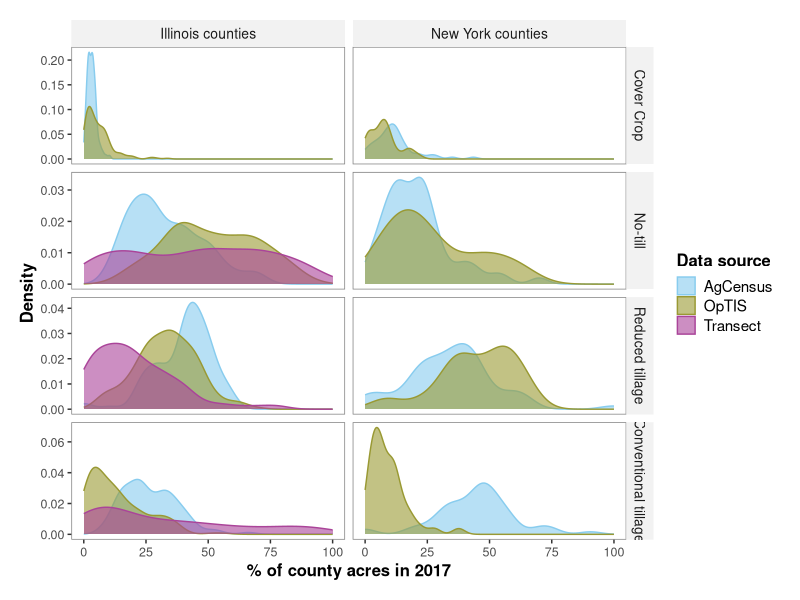
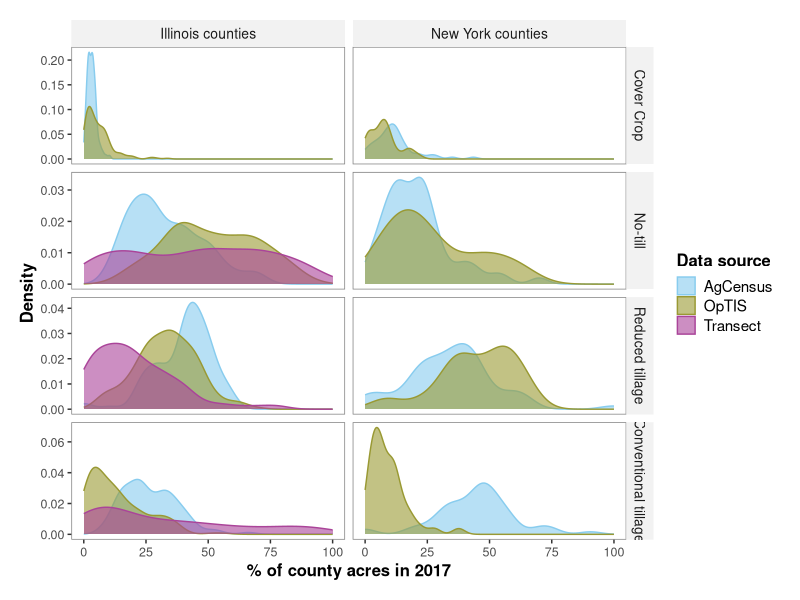

The R source for these figures, in order:

# NY counties (fips) = Genesee (36037), Wyoming (36121), Livingston (36051) 
# IL counties (fips) = Ford (17053), Livingston (17105), Macoupin (17117), Montgomery (17135)

# here we pull together optis, us census of agriculture (via carpe), and il tillage transect 
# survey data for these counties

# script started 6/13/2024 by Bonnie McGill

library(ggplot2)
library(tidyverse)

se <- function(x) sd(x) / sqrt(length(x))


###### 1) prepare the data

# load and prep optis data
# prepped from other scripts in this repo
optny <- read.csv("data/optis/datny_cleanlong.csv")
optny$state <- rep("New York", nrow(optny))
optny <- optny[,c(7, 1:3,5,6)]

optil <- read.csv("data/optis/datil_cleanlong.csv")
optil <- optil[,c(1,2,4,5,8,9)]
optil$state <- rep("Illinois", nrow(optil))

opt <- bind_rows(optny, optil)
rm(optil, optny)
opt$source <- rep("OpTIS", nrow(opt))
# unique(opt$crop_name)  #  "Soybeans" "Corn" 
y <- unique(opt[c("county", "state")])
nrow(y[y$state=="New York",])
nrow(y[y$state=="Illinois",])

# census data
# came from spreadsheet in /CLM-19 FFAR GHG - General / Results / carpe adoption data
cens <- read.csv("data/optis/CaRPE CC_NT_RT 2017_2022_NY and IL all counties.csv")
# note CaRPE refers to conventional tillage as intensive tillage, changing it to CT here:
colnames(cens) <- c("year", "state", "county", "perc_cc", "perc_nt", "perc_rt", "perc_ct")
cens$source <- rep("AgCensus", nrow(cens))
cens <- pivot_longer(cens, cols=c(perc_cc, perc_nt, perc_rt, perc_ct), names_to="variable", values_to="value")
# Census data are for all cropland, not by crop like the other data sources
# Want to plot census data with corn and soybean crops
# make a copy of census label one as corn and one as soybeans so they get plotted in those facets
cens$crop_name <- rep("Soybeans", nrow(cens))
cens <- cens[,c(2,3,1,7,5,6,4)]
censb <- cens
censb$crop_name <- rep("Corn", nrow(censb))
cens <- bind_rows(cens, censb)
rm(censb)

# fix county names to match optis
cens$county <- ifelse(cens$county == "Du Page", "DuPage",
                      ifelse(cens$county == "De Kalb", "DeKalb",
                             ifelse(cens$county == "De Witt", "DeWitt",
                                    ifelse(cens$county == "La Salle", "LaSalle",
                                           ifelse(cens$county == "Mcdonough", "McDonough",
                                                  ifelse(cens$county == "Mchenry", "McHenry",
                                                         ifelse(cens$county =="Mclean", "McLean",
                                                                ifelse(cens$county == "St Clair", "St. Clair", cens$county))))))))

# tillage transect data
till <- read.csv("data/optis/Illinois tillage transect survey data 2015-2018_all counties.csv")
# came from spreadsheet in /CLM-19 FFAR GHG - General / Results / IL tillage transect data
# as.data.frame(names(till))
till <- filter(till, !County=="Total")
# note the "%" symbol doesn't come through into R but these aren't acres these are %s:
till <- till[,c(1,2,4,9,12,15,18)]
colnames(till) <- c("year", "crop_name", "county", "perc_nt", "perc_mt", "perc_rt", "perc_ct")
till$source <- rep("Transect", nrow(till))
till$perc_nt <- as.numeric(till$perc_nt)
till$perc_mt <- as.numeric(till$perc_mt)
till$perc_rt <- as.numeric(till$perc_rt)
till$perc_ct <- as.numeric(till$perc_ct)
# according to the definitions of residue cover, fields categorized as "mulch till" in 
# transect data would correspond to "no till" in OpTIS data
# sum no till and mulch till for new "no till"
till$perc_nt <- till$perc_nt + till$perc_mt
# remove mulch till
till$perc_mt <- NULL
till <- pivot_longer(till, cols=c(perc_nt, perc_rt, perc_ct), names_to="variable", values_to="value")
till$state <- rep("Illinois", nrow(till))
till <- till[,c(7,3,1,2,5,6,4)]
unique(till$crop_name)
till$crop_name <- ifelse(till$crop_name=="corn", "Corn", "Soybeans")
unique(till$county)

till$county <- ifelse(till$county=="JoDaviess", "Jo Daviess",
                      ifelse(till$county== "St Clair", "St. Clair",
                             ifelse(till$county== "StClair", "St. Clair",
                             ifelse(till$county=="RockIsland", "Rock Island", till$county))))

dat <- bind_rows(cens,opt,till)
rm(cens,opt,till)

x <- unique(dat[c("county", "state")])
nrow(x[x$state=="Illinois",])
nrow(x[x$state=="New York",])

# dat$crop_source <- paste0(dat$crop_name, " ", dat$source)


dat$costate <- paste0(dat$county, " County, ", dat$state)

# align optis data (crop year 2018) with agcensus calendar year
dat$cc_year <- ifelse(dat$source=="OpTIS" & dat$variable=="perc_cc", dat$year-1, dat$year)


###### 2) make 2017 density plot

windows(xpinch=200, ypinch=200, width=5, height=5)


ggplot(dat=dat[dat$cc_year==2017,], aes(x=value)) +
  geom_density(aes(color=source, fill=source), alpha=0.6) +  
  scale_color_manual(breaks = c("AgCensus", "OpTIS", "Transect"),
                      values=c("#88CCEE", "#999933", "#AA4499"),
                      name="Data source") +
  scale_fill_manual(breaks = c("AgCensus", "OpTIS", "Transect"),
                     values=c("#88CCEE", "#999933", "#AA4499"),
                     name="Data source") +
  facet_grid(rows=vars(factor(variable, levels=c("perc_cc", "perc_nt", "perc_rt", "perc_ct"))), 
             cols=vars(factor(state, levels=c("Illinois", "New York"))),
             labeller = as_labeller(
               c("perc_cc" = "Cover Crop", "perc_nt" = "No-till",
                 "perc_rt" = "Reduced tillage", "perc_ct" = "Conventional tillage",
                 "Illinois" = "Illinois counties", "New York" = "New York counties")),
             scales="free") +
  xlab("% of county acres in 2017") +
  ylab("Density") +
  theme(
    panel.grid.minor=element_blank(), 
    panel.grid.major=element_blank() ,
    axis.text=element_text(size=9),
    axis.title=element_text(size=12, face="bold"),
    panel.background = element_rect(fill = 'white') ,
    panel.border=element_rect(color="grey50", fill=NA, linewidth=0.5),
    strip.text=element_text(size=10),
    strip.background = element_rect(fill="gray95"),
    legend.text=element_text(size=11),
    legend.title=element_text(size=12, face="bold"),
    plot.margin = unit(c(0.5,0.5,0.5,0.5), "cm"),
    legend.key=element_rect(fill="white"),
    legend.key.size = unit(0.5, "cm")
  )	 

ggsave("plots/adoption/densities 2017_4 practices.png", width=8, height=7, dpi=300)




###### 3) Are these populations significantly different in 2017



ccny <- aov(value~source, data=dat[dat$cc_year==2017& dat$variable=="perc_cc" & dat$state=="New York",])
summary(ccny)
# Df Sum Sq Mean Sq F value  Pr(>F)   
# source        1    530   530.2   9.164 0.00288 **
#   Residuals   160   9257    57.9                   
# ---
#   Signif. codes:  0 ‘***’ 0.001 ‘**’ 0.01 ‘*’ 0.05 ‘.’ 0.1 ‘ ’ 1     
Tukoutccny <- TukeyHSD(ccny)
Tukoutccny
# $source
# diff       lwr       upr     p adj
# OpTIS-AgCensus -4.0674 -6.720897 -1.413903 0.0028775


ntny <- aov(value~source, data=dat[dat$year==2017& dat$variable=="perc_nt" & dat$state=="New York",])
summary(ntny)
# Df Sum Sq Mean Sq F value Pr(>F)  
# source        1   1248    1248   5.548 0.0197 *
#   Residuals   160  35998     225     
Tukoutntny <- TukeyHSD(ntny)
Tukoutntny
# $source
# diff       lwr      upr    p adj
# OpTIS-AgCensus 6.156159 0.9946732 11.31764 0.019711

rtny <- aov(value~source, data=dat[dat$year==2017& dat$variable=="perc_rt" & dat$state=="New York",])
summary(rtny)
# Df Sum Sq Mean Sq F value   Pr(>F)    
# source        1   3454    3454   11.74 0.000777 ***
#   Residuals   160  47068     294 
Tukoutrtny <- TukeyHSD(rtny)
Tukoutrtny
# $source
# diff      lwr      upr     p adj
# OpTIS-AgCensus 10.23998 4.337993 16.14197 0.0007773

ctny <- aov(value~source, data=dat[dat$year==2017& dat$variable=="perc_ct" & dat$state=="New York",])
summary(ctny)
# Df Sum Sq Mean Sq F value Pr(>F)    
# source        1  39277   39277   197.2 <2e-16 ***
#   Residuals   158  31472     199    
Tukoutctny <- TukeyHSD(ctny)
Tukoutctny
# $source
# diff       lwr       upr p adj
# OpTIS-AgCensus -35.0893 -40.02471 -30.15389     0



ccil <- aov(value~source, data=dat[dat$year==2017& dat$variable=="perc_cc" & dat$state=="Illinois",])
summary(ccil)
# Df Sum Sq Mean Sq F value  Pr(>F)    
# source        1    365   364.8   37.05 2.7e-09 ***
#   Residuals   400   3938     9.8 
Tukoutccil <- TukeyHSD(ccil)
Tukoutccil
# $source
# diff      lwr      upr p adj
# OpTIS-AgCensus 1.905365 1.289963 2.520767     0

ntil <- aov(value~source, data=dat[dat$year==2017& dat$variable=="perc_nt" & dat$state=="Illinois",])
summary(ntil)
# Df Sum Sq Mean Sq F value Pr(>F)    
# source        2  35345   17672   40.81 <2e-16 ***
#   Residuals   602 260708     433      
Tukoutntil <- TukeyHSD(ntil)
Tukoutntil
# $source
# diff        lwr        upr     p adj
# OpTIS-AgCensus    18.265003  13.411780 23.1182254 0.0000000
# Transect-AgCensus 12.421225   7.549656 17.2927947 0.0000000
# Transect-OpTIS    -5.843777 -10.727241 -0.9603137 0.0140791

rtil <- aov(value~source, data=dat[dat$year==2017& dat$variable=="perc_rt" & dat$state=="Illinois",])
summary(rtil)
# Df Sum Sq Mean Sq F value   Pr(>F)    
# source        1   3454    3454   11.74 0.000777 ***
#   Residuals   160  47068     294 
Tukoutrtil <- TukeyHSD(rtil)
Tukoutrtil
# $source
# diff       lwr        upr   p adj
# OpTIS-AgCensus     -6.851633  -9.99817  -3.705096 1.3e-06
# Transect-AgCensus -19.360389 -22.51882 -16.201957 0.0e+00
# Transect-OpTIS    -12.508755 -15.67490  -9.342613 0.0e+00

ctil <- aov(value~source, data=dat[dat$year==2017& dat$variable=="perc_ct" & dat$state=="Illinois",])
summary(ctil)
# Df Sum Sq Mean Sq F value Pr(>F)    
# source        2  39925   19962   53.94 <2e-16 ***
#   Residuals   597 220961     370    
Tukoutctil <- TukeyHSD(ctil)
Tukoutctil
# $source
# diff        lwr      upr    p adj
# OpTIS-AgCensus    -13.263129 -17.778397 -8.74786 0.000000
# Transect-AgCensus   6.431625   1.927914 10.93533 0.002426
# Transect-OpTIS     19.694753  15.151703 24.23780 0.000000



####### 4) how many counties have >90% of a practice?



dct <- filter(dat, year==2017, state=="Illinois", variable=="perc_ct", value>75) # 11 counties
drt <- filter(dat, year==2017, state=="Illinois", variable=="perc_rt", value>75)
dnt <- filter(dat, year==2017, state=="Illinois", variable=="perc_nt", value>75) # 8 counties



# what is the state level % adoption AgCensus
state_cc <- filter(dat, variable=="perc_cc",  source=="AgCensus") %>%
  group_by(state, year) %>%
  summarize(mean.cc = mean(value),
            se.cc=se(value))

state_till <- filter(dat, !variable=="perc_cc", source=="AgCensus") %>%
  group_by(state, year, variable) %>%
  summarize(mean.value = mean(na.omit(value)),
            se.value=se(na.omit(value)))

# Ag Census rate of change

# cc
(state_cc[state_cc$state=="Illinois" & state_cc$year==2022,"mean.cc"] -
    state_cc[state_cc$state=="Illinois" & state_cc$year==2017,"mean.cc"] ) /
  (2022-2017)   # 0.163

(state_cc[state_cc$state=="New York" & state_cc$year==2022,"mean.cc"] -
    state_cc[state_cc$state=="New York" & state_cc$year==2017,"mean.cc"] ) /
  (2022-2017)   # 0.437

# no till
(state_till[state_till$state=="Illinois" & state_till$year==2022 & state_till$variable=="perc_nt","mean.value"] -
    state_till[state_till$state=="Illinois" & state_till$year==2017 & state_till$variable=="perc_nt","mean.value"] ) /
  (2022-2017)  # 0.405

(state_till[state_till$state=="New York" & state_till$year==2022 & state_till$variable=="perc_nt","mean.value"] -
    state_till[state_till$state=="New York" & state_till$year==2017 & state_till$variable=="perc_nt","mean.value"] ) /
  (2022-2017)  # 0.680

# reduced till
(state_till[state_till$state=="Illinois" & state_till$year==2022 & state_till$variable=="perc_rt","mean.value"] -
    state_till[state_till$state=="Illinois" & state_till$year==2017 & state_till$variable=="perc_rt","mean.value"] ) /
  (2022-2017)  # -0.104

(state_till[state_till$state=="New York" & state_till$year==2022 & state_till$variable=="perc_rt","mean.value"] -
    state_till[state_till$state=="New York" & state_till$year==2017 & state_till$variable=="perc_rt","mean.value"] ) /
  (2022-2017)  # 0.513


# conventional till
(state_till[state_till$state=="Illinois" & state_till$year==2022 & state_till$variable=="perc_ct","mean.value"] -
    state_till[state_till$state=="Illinois" & state_till$year==2017 & state_till$variable=="perc_ct","mean.value"] ) /
  (2022-2017)  # -0.301

(state_till[state_till$state=="New York" & state_till$year==2022 & state_till$variable=="perc_ct","mean.value"] -
    state_till[state_till$state=="New York" & state_till$year==2017 & state_till$variable=="perc_ct","mean.value"] ) /
  (2022-2017)  # -1.194



state_cc_all <- filter(dat, variable=="perc_cc", cc_year==2017) %>%
  group_by(state, year, source) %>%
  summarize(mean.cc = mean(value),
            se.cc=se(value))

state_till_all <- filter(dat, !variable=="perc_cc", year==2017) %>%
  group_by(state, year, variable, source) %>%
  summarize(mean.value = mean(na.omit(value)),
            se.value=se(na.omit(value)))


# transect rate of change
state_till_transect <- filter(dat, !variable=="perc_cc", source=="Transect", year %in% c(2015, 2018)) %>%
  group_by(year, variable) %>%
  summarize(mean.value = mean(na.omit(value)),
            se.value=se(na.omit(value)))


# conventional till
(state_till_transect[state_till_transect$year==2018 & state_till_transect$variable=="perc_ct","mean.value"] -
    state_till_transect[state_till_transect$year==2015 & state_till_transect$variable=="perc_ct","mean.value"] ) /
  (2018-2015)  # 0.37

(state_till_transect[state_till_transect$year==2018 & state_till_transect$variable=="perc_rt","mean.value"] -
    state_till_transect[state_till_transect$year==2015 & state_till_transect$variable=="perc_rt","mean.value"] ) /
  (2018-2015)  # -0.09

(state_till_transect[state_till_transect$year==2018 & state_till_transect$variable=="perc_nt","mean.value"] -
    state_till_transect[state_till_transect$year==2015 & state_till_transect$variable=="perc_nt","mean.value"] ) /
  (2018-2015)  # -0.81
